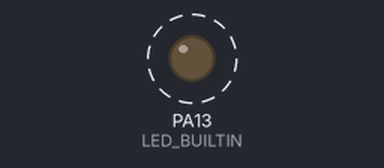
Bench run of a sketch on a simulated STM32 Blue Pill. On the bench: output pins drawn as LEDs (lit = HIGH). Dashed ring = blinking.

Above: at 0.2 s.
Timing chart, 0 to 3.0 s (numbered marks = the images above):
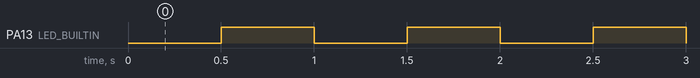

The sketch:

02-Blinky-Int.ino
```cpp
/*
  Exemplo de Pisca Led para a Franzininho C0
  Usa interrupção do time (baseado no exemplo Timerbase_callback)

  04/11/23 Daniel Quadros
*/

#define LED_BUILTIN 13    // LED à esquerda do botão do usuário

HardwareTimer *MyTim;


// Iniciação
void setup() {
  // Inicia o LED
  pinMode(LED_BUILTIN, OUTPUT);
  digitalWrite(LED_BUILTIN, LOW);

  // Inicia a interrupção de timer
  MyTim = new HardwareTimer(TIM1);
  MyTim->setOverflow(500000, MICROSEC_FORMAT); // 500 ms
  MyTim->attachInterrupt(Tim_callback);
  MyTim->resume();
}

// Loop principal
void loop() {
  delay(100);   // nada a fazer
}

// Rotina chamada periodicamente, pisca o LED
void Tim_callback(void) {
  static bool ledAceso = false;

  ledAceso = !ledAceso; 	// inverte estado do LED
  digitalWrite(LED_BUILTIN, ledAceso? HIGH : LOW);  // atualiza o LED
}
```

Measured:
- by itself, PA13 (LED_BUILTIN): alternates HIGH for 0.50 s and LOW for 0.50 s
